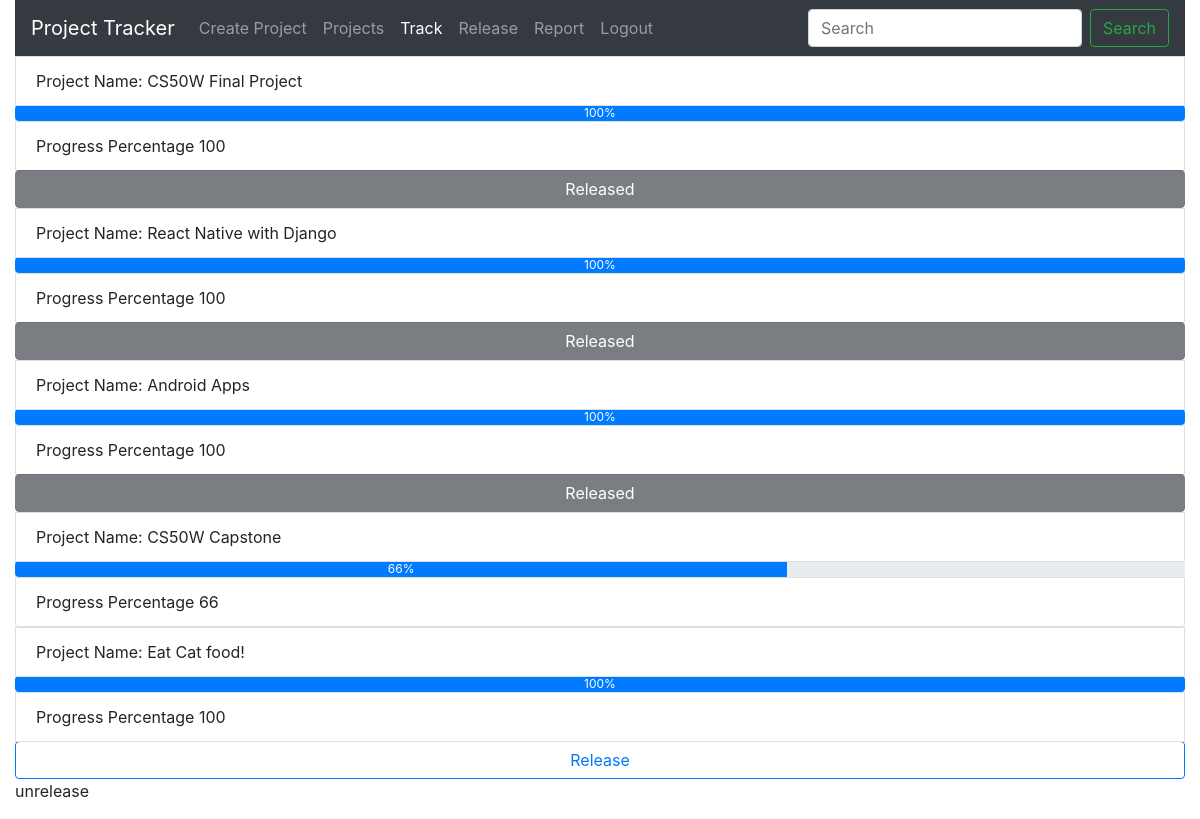
The page /track (signed in) on the database its author committed.
### Pmanage/models.py (models this page shows)
class Project(models.Model):
    Project_name=models.CharField(max_length=64)
    team=models.IntegerField()
    complete_percentage=models.IntegerField()
    createdate=datetime.datetime.now()
    max_day=models.IntegerField()
    status=models.CharField(max_length=64,default="unrelease")

### Pmanage/views.py (the view)
# urls.py: path('track',views.track,name="Track"),
@login_required
def track(request):
    proj=Project.objects.all()
    return render(request, "Pmanage/Track.html",{"proj": proj})

### Pmanage/templates/Pmanage/Track.html (shortened to what this page needs)
{% extends 'Pmanage/layout.html' %}
{% block active2 %} active {% endblock active2 %}
{% block body %}
{% for projects in proj %}
<ul class="list-group">
    <li class="list-group-item">Project Name: {{projects.Project_name}}</li>
    <div class="progress">
        <div class="progress-bar" role="progressbar" style="width:{{projects.complete_percentage}}%;" aria-valuenow="{{projects.complete_percentage}}" aria-valuemin="0" aria-valuemax="100">{{projects.complete_percentage}}%</div>
      </div>
    <li class="list-group-item">Progress Percentage {{projects.complete_percentage}}</li>
     {% if  projects.complete_percentage == 100  %}
        {% if projects.status == "release" %}
     <button onclick="send('{{projects.id}}')" name="release" disabled  class="btn btn-dark">Released</button>
      {% elif projects.status == "unrelease" %}
     <button onclick="send('{{projects.id}}')" name="release"  class="btn btn-outline-primary">Release</button>
     <p>{{projects.status}}</p>
        {% endif %}
    {% endif %}
</ul>
{% endfor %}
{% endblock %}

### rows shown on the page
Project: Project_name "CS50W Final Project", complete_percentage "100"
Project: Project_name "React Native with Django", complete_percentage "100"
Project: Project_name "Android Apps", complete_percentage "100"
Project: Project_name "CS50W Capstone", complete_percentage "66"
Project: Project_name "Eat Cat food!", complete_percentage "100", status "unrelease"
